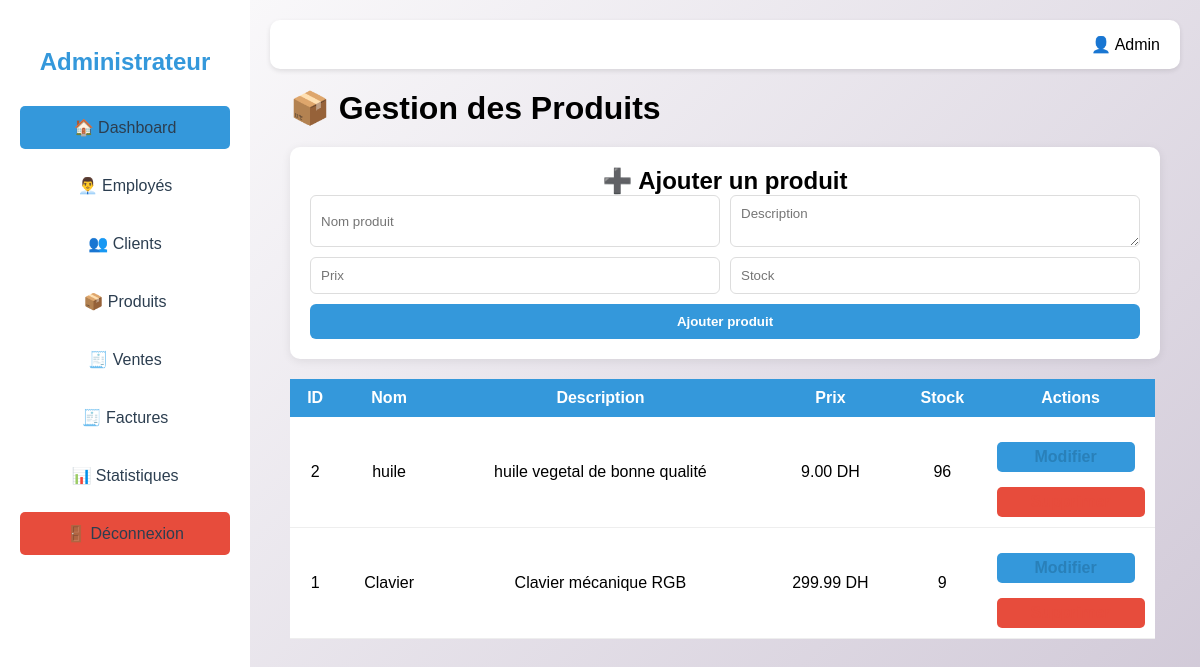
/produits.php, run on the app's committed database.
### tables this page shows
CREATE TABLE IF NOT EXISTS `produits` (
  `id_prod` int(11) NOT NULL AUTO_INCREMENT,
  `nom_produit` varchar(100) NOT NULL,
  `description` varchar(300) NOT NULL,
  `prix` decimal(10,2) NOT NULL,
  `stock` int(11) NOT NULL,
  PRIMARY KEY (`id_prod`)
);

### produits.php (the view, shortened to what this page needs)
<?php
require_once "connexion.php";
$produits = $pdo->query("
    SELECT id_prod, nom_produit, description, prix, stock
    FROM produits
    ORDER BY id_prod DESC
")->fetchAll(PDO::FETCH_ASSOC);
?>
<!DOCTYPE html>
<html lang="fr">
<head>
<link rel="stylesheet" href="style.css?v=2">
</head>
<body>
<div class="sidebar">
    <h2>Espace <br><span>Administrateur</span></h2>
  <ul>
        <li class="active"><a href="dashboardadmin.php">🏠 Dashboard</a></li>
        <li><a href="employe.php">👨‍💼 Employés</a></li>
        <li><a href="clients.php">👥 Clients</a></li>
        <li><a href="produits.php">📦 Produits</a></li>
        <li><a href="ventes.php">🧾 Ventes</a></li>
        <li><a href="factures.php">🧾 Factures</a></li>
        <li><a href="statistiques.php">📊 Statistiques</a></li>
        <li class="logout"><a href="logout.php">🚪 Déconnexion</a></li>
    </ul>
</div>
<div class="main">
    <div class="topbar">
        <div class="user-menu">👤 <?= $_SESSION['email'] ?? 'Admin' ?></div>
    </div>
    <h1 style="margin:20px;">📦 Gestion des Produits</h1>
    <div class="card">
        <h2>➕ Ajouter un produit</h2>
        <form method="POST" class="form-grid">
            <input type="text" name="nom_produit" placeholder="Nom produit" required>
            <textarea name="description" placeholder="Description"></textarea>
            <input type="number" step="0.01" name="prix" placeholder="Prix" required>
            <input type="number" name="stock" placeholder="Stock" required>
            <button type="submit" name="ajouter">Ajouter produit</button>
        </form>
    </div>
    <table>
        <tr>
            <th>ID</th>
            <th>Nom</th>
            <th>Description</th>
            <th>Prix</th>
            <th>Stock</th>
            <th>Actions</th>
        </tr>
        <?php foreach ($produits as $p): ?>
        <tr>
            <td><?= $p['id_prod'] ?></td>
            <td><?= htmlspecialchars($p['nom_produit']) ?></td>
            <td><?= htmlspecialchars($p['description']) ?></td>
            <td><?= $p['prix'] ?> DH</td>
            <td><?= $p['stock'] ?></td>
            <td style="white-space:nowrap;">
                <a href="edit_produit.php?id=<?= $p['id_prod'] ?>" class="btn-edit">
                    Modifier
                </a>
                <a href="produits.php?delete=<?= $p['id_prod'] ?>" class="btn-delete"
                   onclick="return confirm('Supprimer ce produit ?')">
                </a>
            </td>
        </tr>
        <?php endforeach; ?>
    </table>
</div>
</body>
</html>

### style.css (style rules this page uses)
* { margin: 0; padding: 0; box-sizing: border-box; font-family: Arial, sans-serif; }
body { background: linear-gradient(135deg, white, #cfc7d6); min-height: 100vh; display: flex; flex-direction: column; }
input { padding: 12px; border: 1px solid #ddd; border-radius: 8px; outline: none; transition: 0.3s; }
button { padding: 12px; border: none; border-radius: 8px; cursor: pointer; font-weight: bold; transition: 0.3s; }
button[type="submit"] { background: #4f46e5; color: white; }
a { display: block; text-align: center; margin-top: 15px; color: #4f46e5; text-decoration: none; }
.sidebar { width:250px; min-height:100vh; background:white; color:white; padding:20px; position:fixed; left:0; top:0; }
.sidebar h2 { text-align:center; margin-bottom:30px; }
.sidebar span { color:#3498db; }
.sidebar ul { list-style:none; }
.sidebar ul li { margin:10px 0; }
.sidebar ul li a { color:#2c3e50; text-decoration:none; display:block; padding:12px; border-radius:5px; transition:0.3s; }
.sidebar ul li a:hover, .sidebar ul li.active a { background:#3498db; }
.logout a { background:#e74c3c; }
.main { margin-left:250px; width:calc(100% - 250px); padding:20px; }
.topbar { background:white; padding:15px 20px; border-radius:10px; display:flex; justify-content:flex-end; margin-bottom:20px; box-shadow:0 2px 5px rgba(0,0,0,0.1); }
.card { background:white; padding:20px; border-radius:10px; text-align:center; box-shadow:0 2px 5px rgba(0,0,0,0.1); }
.form-grid { display:grid; grid-template-columns:repeat(2,1fr); gap:10px; }
.form-grid input { padding:10px; border:1px solid #ddd; border-radius:6px; }
.form-grid button { grid-column:span 2; padding:10px; background:#3498db; color:white; border:none; border-radius:6px; cursor:pointer; }
.card { background:white; padding:20px; border-radius:10px; margin-bottom:20px; box-shadow:0 2px 10px rgba(0,0,0,0.08); }
table { width:100%; border-collapse:collapse; background:white; margin-top:20px; }
th { background:#3498db; color:white; padding:10px; }
td { padding:10px; text-align:center; border-bottom:1px solid #eee; }
.btn-edit { background:#3498db; color:white; padding:6px 10px; border-radius:5px; text-decoration:none; margin-right:8px; }
.btn-delete { background:#e74c3c; color:white; padding:6px 10px; border-radius:5px; text-decoration:none; }

### produits.php (style rules this page uses)
.card { background:white; padding:20px; border-radius:10px; margin:20px; box-shadow:0 2px 10px rgba(0,0,0,0.08); }
.form-grid { display:grid; grid-template-columns:repeat(2,1fr); gap:10px; }
.form-grid input, .form-grid textarea { padding:10px; border:1px solid #ddd; border-radius:6px; }
.form-grid button { grid-column:span 2; padding:10px; background:#3498db; color:white; border:none; border-radius:6px; cursor:pointer; }
table { width:95%; margin:20px; border-collapse:collapse; background:white; }
th { background:#3498db; color:white; padding:10px; }
td { padding:10px; text-align:center; border-bottom:1px solid #eee; }
.btn-edit { color:#2980b9; font-weight:bold; margin-right:10px; text-decoration:none; }
.btn-delete { color:#e74c3c; font-weight:bold; text-decoration:none; }

### data on the page
produits: id_prod "2", nom_produit "huile", description "huile vegetal de bonne qualité", prix "9.00", stock "96"
produits: id_prod "1", nom_produit "Clavier", description "Clavier mécanique RGB", prix "299.99", stock "9"

### other printed values
$_SESSION['email'] "Admin"
